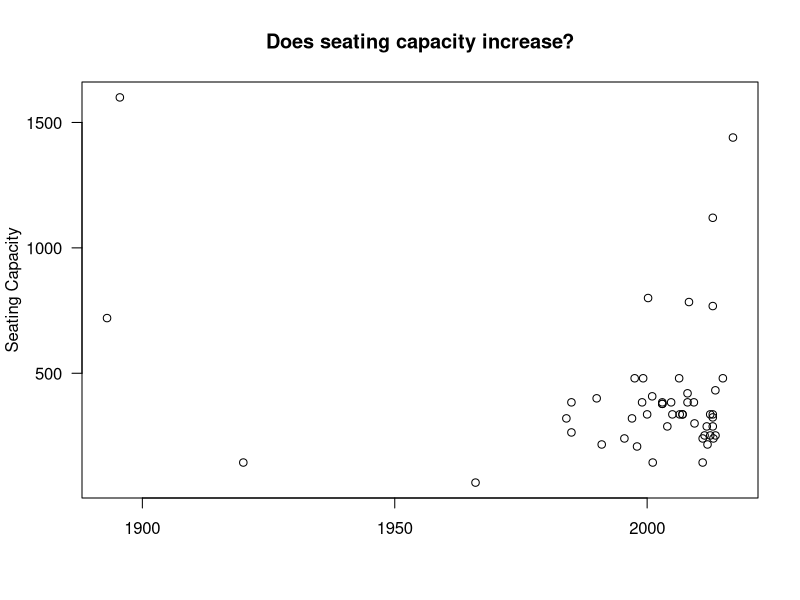
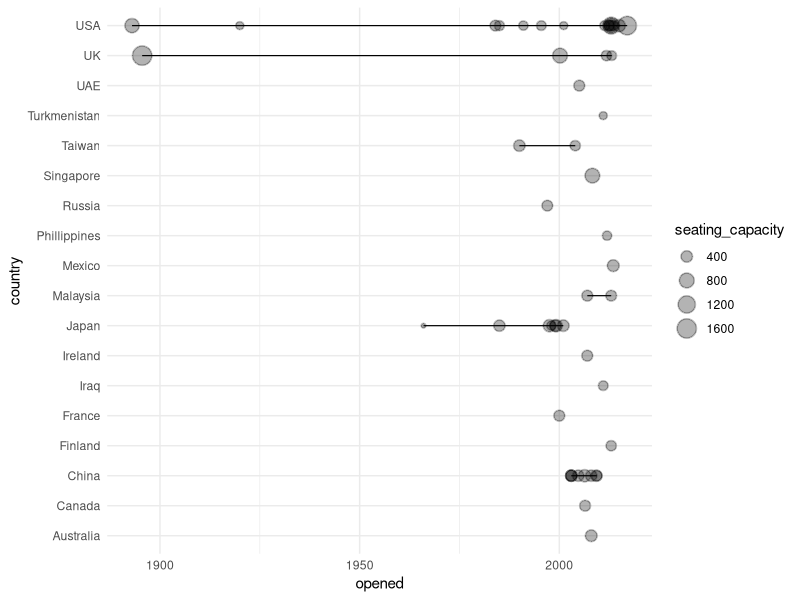
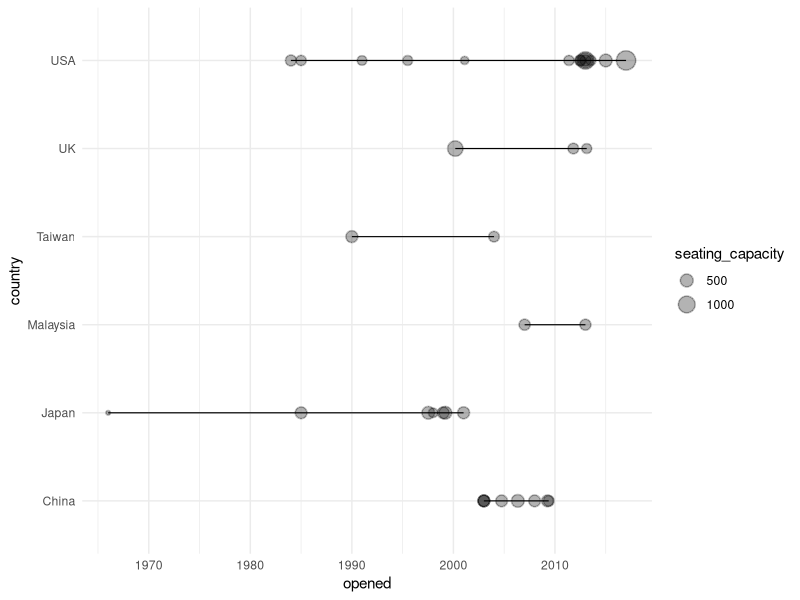
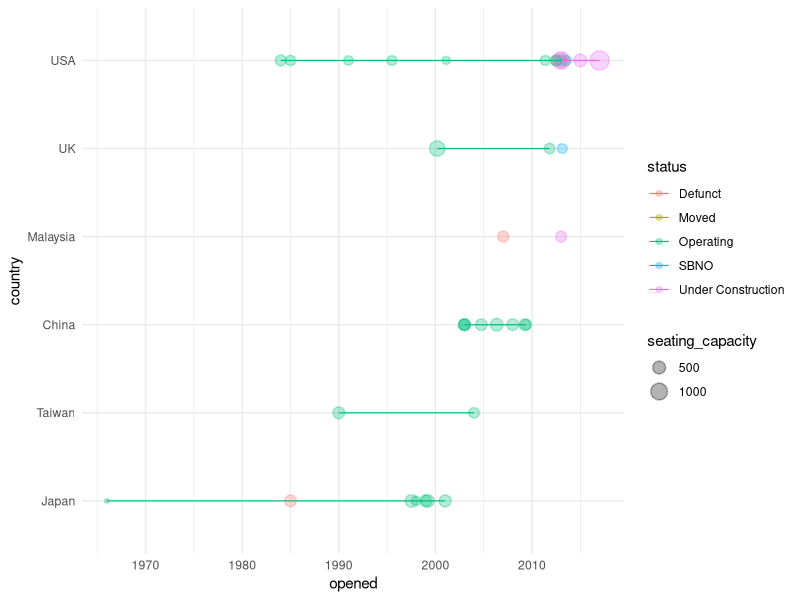
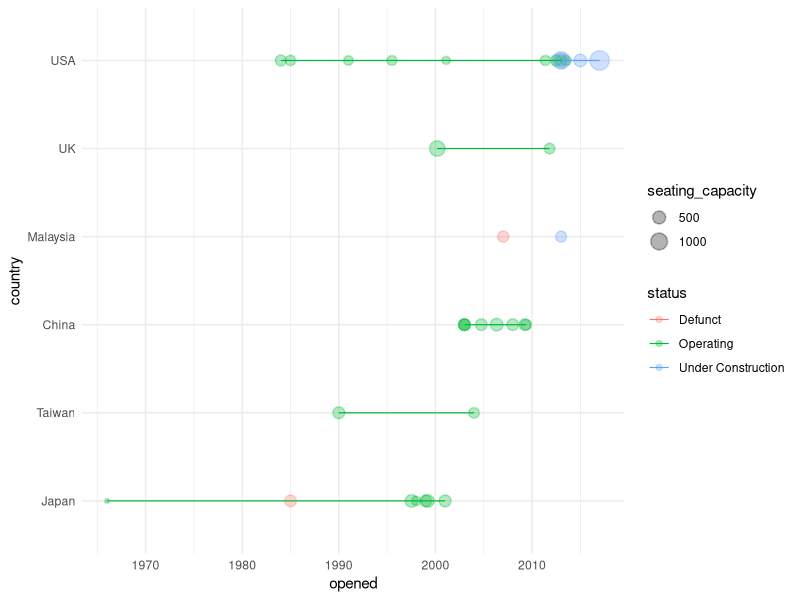
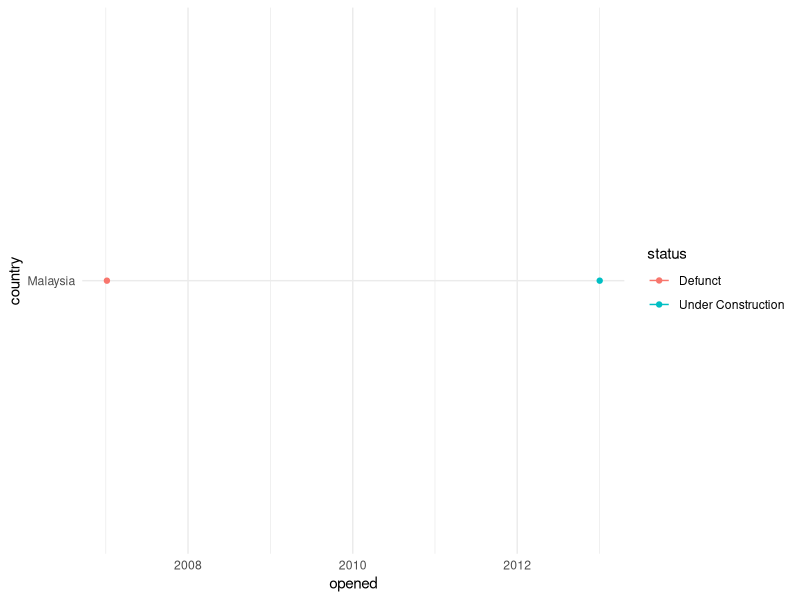
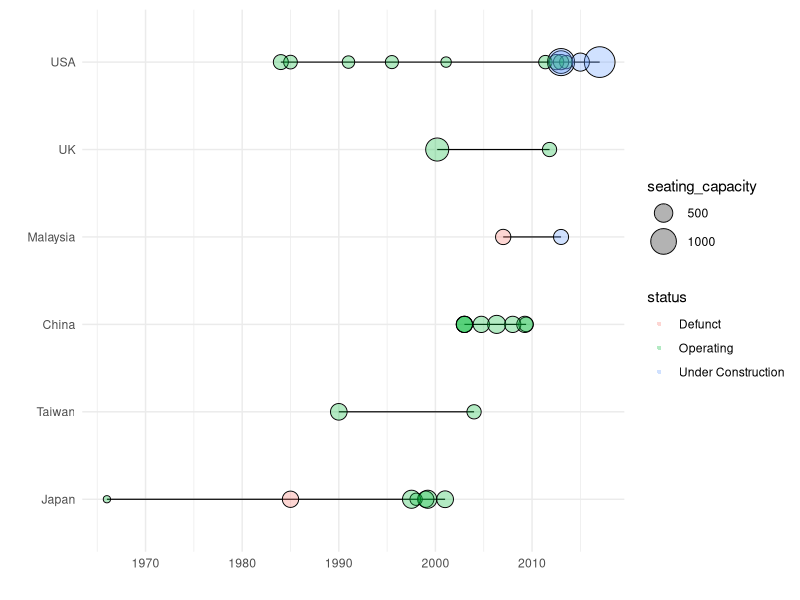

The R source for these figures, in order:
## ---- chunk 1
knitr::opts_chunk$set(echo = TRUE)
## ---- chunk 2
library(dplyr)
library(tidyr)
library(ggplot2)
library(forcats)
library(svglite)

theme_set(theme_minimal())
## ---- chunk 3
wheels <- read.csv("wheels.csv")
head(wheels)
## ---- chunk 4
figure_data <- wheels %>% 
  select(country, opened, name, seating_capacity, status) %>% 
  drop_na()
head(figure_data)
## ---- chunk 5
figure_data$opened <- as.Date(figure_data$opened)
figure_data$country <- as.factor(figure_data$country)
## ---- chunk 6
plot(x=figure_data$opened,
     y=figure_data$seating_capacity,
     main="Does seating capacity increase?",
     xlab="",
     ylab="Seating Capacity",
     las=1)
## ---- chunk 7
figure_data %>% 
  filter(opened<"1910-01-01") %>% 
  filter(seating_capacity>750)
## ---- chunk 8
ggplot(aes(x=opened, y=country, size=seating_capacity), data=figure_data) +
  geom_point(alpha=.3, stroke=.8) +
  geom_line(size=.4)
## ---- chunk 9
print(unique(figure_data$country))
country_filter <- figure_data %>% 
  count(country) %>% 
  filter(n!=1) %>% 
  select(country)

country_filter <- country_filter$country

figure_data <- figure_data %>% 
  filter(opened>"1955-01-01") %>% 
  filter(country %in% country_filter)
## ---- chunk 10
ggplot(aes(x=opened, y=country, size=seating_capacity), data=figure_data) +
  geom_point(alpha=.3, stroke=.8) +
  geom_line(size=.4)
## ---- chunk 11
plot_order <- figure_data %>% 
  group_by(country) %>% 
  top_n(1, opened) %>% 
  arrange(opened)

plot_order <- plot_order$country

figure_data$country <- factor(figure_data$country, levels = plot_order)
## ---- chunk 12
ggplot(aes(x=opened, y=country, size=seating_capacity, color=status), data=figure_data) +
  geom_point(alpha=.3, stroke=.8) +
  geom_line(size=.4)
## ---- chunk 13
wheels %>% 
  filter(country=="Japan") %>% 
  arrange(opened)
## ---- chunk 14
figure_data <- figure_data %>% 
  filter(status %in% c("Defunct", "Operating", "Under Construction"))
## ---- chunk 15
ggplot(aes(x=opened, y=country, size=seating_capacity, color=status), data=figure_data) +
  geom_point(alpha=.3, stroke=.8) +
  geom_line(size=.4)
## ---- chunk 16
figure_data %>% 
  filter(country=="Malaysia") %>% 
  ggplot(aes(x=opened, y=country, color=status)) +
      geom_point() +
      geom_line()
## ---- chunk 17
ggplot(aes(x=opened, y=country), data=figure_data) +
  geom_line(size=.4) +
  geom_point(alpha=1, stroke=.5, shape=21, color="black", aes(x=opened, y=country, size=seating_capacity), data=figure_data) +
  geom_point(alpha=.3, stroke=0, aes(color=status, x=opened, y=country, color=status, size=seating_capacity), data=figure_data) +
  theme(aspect.ratio=1) +
  ylab("") +
  xlab("") +
  scale_size_area(max_size=10)
## ---- chunk 18
final_plot <- ggplot(aes(x=opened, y=country), data=figure_data) +
  geom_line(size=.4) +
  geom_jitter(alpha=1, stroke=.4, height=.12, aes(color=status, x=opened, y=country, size=seating_capacity), data=figure_data) +
  theme(aspect.ratio=1) +
  ylab("") +
  xlab("") +
  scale_size_area(max_size=10)
## ---- chunk 19
# ggsave(file="final_plot.svg", plot=final_plot)
